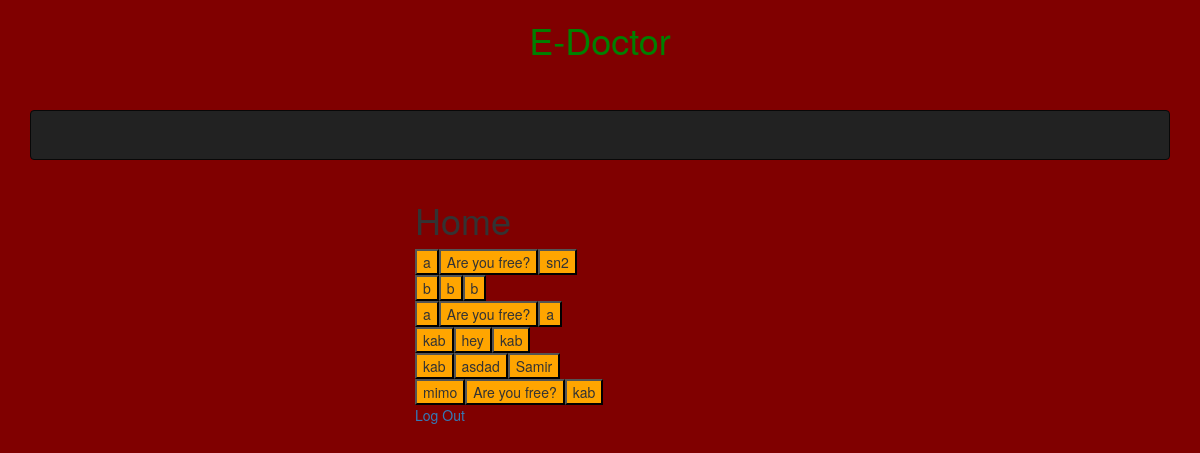
Page /checkpatientsmessage.php on the committed database.
### tables this page shows
CREATE TABLE `p` (
  `PatientName` varchar(255) NOT NULL,
  `Message` varchar(2000) NOT NULL,
  `DoctorName` varchar(255) NOT NULL
);

### checkpatientsmessage.php (the view, shortened to what this page needs)
<!DOCTYPE html>
<html lang="en">
<head>
 <body style="background-color:maroon;">
  <link rel="stylesheet" href="https://maxcdn.bootstrapcdn.com/bootstrap/3.3.7/css/bootstrap.min.css">
</head>
<body>
<div class="container">
    <h1 class="site-title" style="text-align: center; color: green;">E-Doctor</h1><br>
<br>
<nav class="navbar navbar-inverse">
  </div>
 <div class="col-md-6 col-md-offset-4">
<h1>Home</h1>
<div>
<?php
$conn=mysqli_connect("localhost","root","","doctor");
$query = "SELECT PatientName,Message,DoctorName FROM p ";
$result = mysqli_query($conn,$query) or die( mysqli_error($conn));
while ($row=mysqli_fetch_array($result)){
	echo '<button style="background: orange;" value="'.$row['PatientName'].'"> ' .$row['PatientName'].' </button>';
	echo '<button style="background: orange;" value="'.$row['Message'].'"> ' .$row['Message'].' </button>';
		echo '<button style="background: orange;" value="'.$row['DoctorName'].'"> ' .$row['DoctorName'].' </button>';
	echo "<br />";
}
?>
</div>
<a href="logout.php">Log Out</a>
</div>
</body>
</html>

### rows in the picture
p: PatientName "a", Message "Are you free?", DoctorName "sn2"
p: PatientName "b", Message "b", DoctorName "b"
p: PatientName "a", Message "Are you free?", DoctorName "a"
p: PatientName "kab", Message "hey", DoctorName "kab"
p: PatientName "kab", Message "asdad", DoctorName "Samir"
p: PatientName "mimo", Message "Are you free?", DoctorName "kab"
